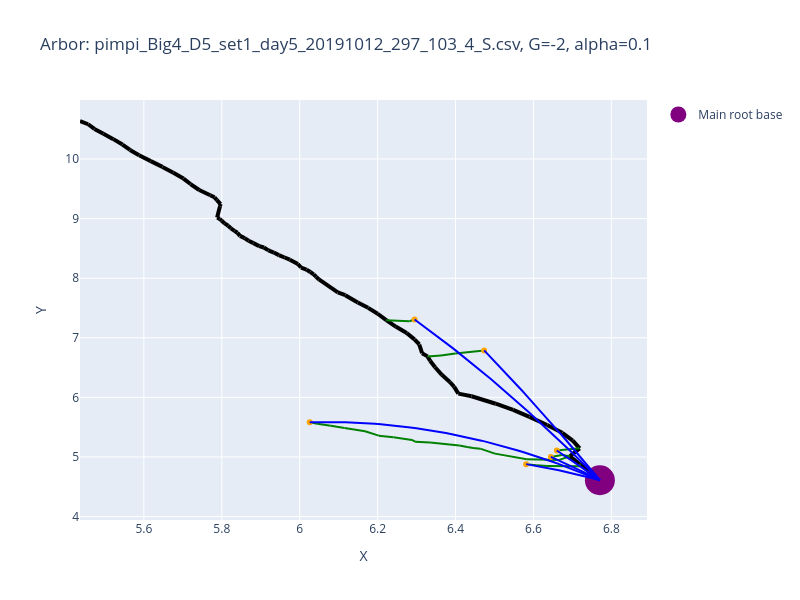

The cell this chart's notebook holds for it:
### Code cell
fname = "pimpi_Big4_D5_set1_day5_20191012_297_103_4_S.csv"
alpha = 0.1
G = -2

# Plot both observed and optimized
plot_arbors(fname, G, alpha)

# Optionally, only observed
# plot_arbors(fname, alpha, G, show_optimized=False)

### Figure 1 — Plotly figure (JSON) as saved in the notebook; plotly's stock layout.template omitted (floating-point values rounded to 4 significant figures)
{"data": [{"line": {"color": "black", "width": 4}, "mode": "lines", "showlegend": false, "type": "scatter", "x": [6.77, 6.718], "y": [4.61, 4.882]}, {"line": {"color": "black", "width": 4}, "mode": "lines", "showlegend": false, "type": "scatter", "x": [6.718, 6.693], "y": [4.882, 5.013]}, {"line": {"color": "black", "width": 4}, "mode": "lines", "showlegend": false, "type": "scatter", "x": [6.693, 6.719], "y": [5.013, 5.144]}, {"line": {"color": "black", "width": 4}, "mode": "lines", "showlegend": false, "type": "scatter", "x": [6.719, 6.701], "y": [5.144, 5.274]}, {"line": {"color": "black", "width": 4}, "mode": "lines", "showlegend": false, "type": "scatter", "x": [6.701, 6.674], "y": [5.274, 5.406]}, {"line": {"color": "black", "width": 4}, "mode": "lines", "showlegend": false, "type": "scatter", "x": [6.674, 6.635], "y": [5.406, 5.536]}, {"line": {"color": "black", "width": 4}, "mode": "lines", "showlegend": false, "type": "scatter", "x": [6.635, 6.59], "y": [5.536, 5.672]}, {"line": {"color": "black", "width": 4}, "mode": "lines", "showlegend": false, "type": "scatter", "x": [6.59, 6.548], "y": [5.672, 5.792]}, {"line": {"color": "black", "width": 4}, "mode": "lines", "showlegend": false, "type": "scatter", "x": [6.548, 6.503], "y": [5.792, 5.894]}, {"line": {"color": "black", "width": 4}, "mode": "lines", "showlegend": false, "type": "scatter", "x": [6.503, 6.441], "y": [5.894, 6.019]}, {"line": {"color": "black", "width": 4}, "mode": "lines", "showlegend": false, "type": "scatter", "x": [6.441, 6.407], "y": [6.019, 6.063]}, {"line": {"color": "black", "width": 4}, "mode": "lines", "showlegend": false, "type": "scatter", "x": [6.407, 6.396], "y": [6.063, 6.177]}, {"line": {"color": "black", "width": 4}, "mode": "lines", "showlegend": false, "type": "scatter", "x": [6.396, 6.386], "y": [6.177, 6.255]}, {"line": {"color": "black", "width": 4}, "mode": "lines", "showlegend": false, "type": "scatter", "x": [6.386, 6.365], "y": [6.255, 6.379]}, {"line": {"color": "black", "width": 4}, "mode": "lines", "showlegend": false, "type": "scatter", "x": [6.365, 6.347], "y": [6.379, 6.505]}, {"line": {"color": "black", "width": 4}, "mode": "lines", "showlegend": false, "type": "scatter", "x": [6.347, 6.335], "y": [6.505, 6.615]}, {"line": {"color": "black", "width": 4}, "mode": "lines", "showlegend": false, "type": "scatter", "x": [6.335, 6.328], "y": [6.615, 6.688]}, {"line": {"color": "black", "width": 4}, "mode": "lines", "showlegend": false, "type": "scatter", "x": [6.328, 6.314], "y": [6.688, 6.741]}, {"line": {"color": "black", "width": 4}, "mode": "lines", "showlegend": false, "type": "scatter", "x": [6.314, 6.307], "y": [6.741, 6.888]}, {"line": {"color": "black", "width": 4}, "mode": "lines", "showlegend": false, "type": "scatter", "x": [6.307, 6.294], "y": [6.888, 6.973]}, {"line": {"color": "black", "width": 4}, "mode": "lines", "showlegend": false, "type": "scatter", "x": [6.294, 6.275], "y": [6.973, 7.082]}, {"line": {"color": "black", "width": 4}, "mode": "lines", "showlegend": false, "type": "scatter", "x": [6.275, 6.246], "y": [7.082, 7.188]}, {"line": {"color": "black", "width": 4}, "mode": "lines", "showlegend": false, "type": "scatter", "x": [6.246, 6.222], "y": [7.188, 7.296]}, {"line": {"color": "black", "width": 4}, "mode": "lines", "showlegend": false, "type": "scatter", "x": [6.222, 6.2], "y": [7.296, 7.404]}, {"line": {"color": "black", "width": 4}, "mode": "lines", "showlegend": false, "type": "scatter", "x": [6.2, 6.176], "y": [7.404, 7.502]}, {"line": {"color": "black", "width": 4}, "mode": "lines", "showlegend": false, "type": "scatter", "x": [6.176, 6.149], "y": [7.502, 7.592]}, {"line": {"color": "black", "width": 4}, "mode": "lines", "showlegend": false, "type": "scatter", "x": [6.149, 6.117], "y": [7.592, 7.715]}, {"line": {"color": "black", "width": 4}, "mode": "lines", "showlegend": false, "type": "scatter", "x": [6.117, 6.098], "y": [7.715, 7.761]}, {"line": {"color": "black", "width": 4}, "mode": "lines", "showlegend": false, "type": "scatter", "x": [6.098, 6.049], "y": [7.761, 7.978]}, {"line": {"color": "black", "width": 4}, "mode": "lines", "showlegend": false, "type": "scatter", "x": [6.049, 6.042], "y": [7.978, 8.023]}, {"line": {"color": "black", "width": 4}, "mode": "lines", "showlegend": false, "type": "scatter", "x": [6.042, 6.036], "y": [8.023, 8.065]}, {"line": {"color": "black", "width": 4}, "mode": "lines", "showlegend": false, "type": "scatter", "x": [6.036, 6.027], "y": [8.065, 8.104]}, {"line": {"color": "black", "width": 4}, "mode": "lines", "showlegend": false, "type": "scatter", "x": [6.027, 6.017], "y": [8.104, 8.145]}, {"line": {"color": "black", "width": 4}, "mode": "lines", "showlegend": false, "type": "scatter", "x": [6.017, 6.003], "y": [8.145, 8.179]}, {"line": {"color": "black", "width": 4}, "mode": "lines", "showlegend": false, "type": "scatter", "x": [6.003, 5.995], "y": [8.179, 8.238]}, {"line": {"color": "black", "width": 4}, "mode": "lines", "showlegend": false, "type": "scatter", "x": [5.995, 5.975], "y": [8.238, 8.31]}, {"line": {"color": "black", "width": 4}, "mode": "lines", "showlegend": false, "type": "scatter", "x": [5.975, 5.961], "y": [8.31, 8.347]}, {"line": {"color": "black", "width": 4}, "mode": "lines", "showlegend": false, "type": "scatter", "x": [5.961, 5.946], "y": [8.347, 8.387]}, {"line": {"color": "black", "width": 4}, "mode": "lines", "showlegend": false, "type": "scatter", "x": [5.946, 5.934], "y": [8.387, 8.431]}, {"line": {"color": "black", "width": 4}, "mode": "lines", "showlegend": false, "type": "scatter", "x": [5.934, 5.92], "y": [8.431, 8.467]}, {"line": {"color": "black", "width": 4}, "mode": "lines", "showlegend": false, "type": "scatter", "x": [5.92, 5.908], "y": [8.467, 8.515]}, {"line": {"color": "black", "width": 4}, "mode": "lines", "showlegend": false, "type": "scatter", "x": [5.908, 5.896], "y": [8.515, 8.538]}, {"line": {"color": "black", "width": 4}, "mode": "lines", "showlegend": false, "type": "scatter", "x": [5.896, 5.881], "y": [8.538, 8.588]}, {"line": {"color": "black", "width": 4}, "mode": "lines", "showlegend": false, "type": "scatter", "x": [5.881, 5.869], "y": [8.588, 8.629]}, {"line": {"color": "black", "width": 4}, "mode": "lines", "showlegend": false, "type": "scatter", "x": [5.869, 5.859], "y": [8.629, 8.673]}, {"line": {"color": "black", "width": 4}, "mode": "lines", "showlegend": false, "type": "scatter", "x": [5.859, 5.847], "y": [8.673, 8.711]}, {"line": {"color": "black", "width": 4}, "mode": "lines", "showlegend": false, "type": "scatter", "x": [5.847, 5.84], "y": [8.711, 8.762]}, {"line": {"color": "black", "width": 4}, "mode": "lines", "showlegend": false, "type": "scatter", "x": [5.84, 5.833], "y": [8.762, 8.795]}, {"line": {"color": "black", "width": 4}, "mode": "lines", "showlegend": false, "type": "scatter", "x": [5.833, 5.823], "y": [8.795, 8.836]}, {"line": {"color": "black", "width": 4}, "mode": "lines", "showlegend": false, "type": "scatter", "x": [5.823, 5.816], "y": [8.836, 8.881]}, {"line": {"color": "black", "width": 4}, "mode": "lines", "showlegend": false, "type": "scatter", "x": [5.816, 5.807], "y": [8.881, 8.919]}, {"line": {"color": "black", "width": 4}, "mode": "lines", "showlegend": false, "type": "scatter", "x": [5.807, 5.8], "y": [8.919, 8.964]}, {"line": {"color": "black", "width": 4}, "mode": "lines", "showlegend": false, "type": "scatter", "x": [5.8, 5.795], "y": [8.964, 8.995]}, {"line": {"color": "black", "width": 4}, "mode": "lines", "showlegend": false, "type": "scatter", "x": [5.795, 5.788], "y": [8.995, 9.017]}, {"line": {"color": "black", "width": 4}, "mode": "lines", "showlegend": false, "type": "scatter", "x": [5.788, 5.795], "y": [9.017, 9.208]}, {"line": {"color": "black", "width": 4}, "mode": "lines", "showlegend": false, "type": "scatter", "x": [5.795, 5.797], "y": [9.208, 9.244]}, {"line": {"color": "black", "width": 4}, "mode": "lines", "showlegend": false, "type": "scatter", "x": [5.797, 5.787], "y": [9.244, 9.315]}, {"line": {"color": "black", "width": 4}, "mode": "lines", "showlegend": false, "type": "scatter", "x": [5.787, 5.781], "y": [9.315, 9.357]}, {"line": {"color": "black", "width": 4}, "mode": "lines", "showlegend": false, "type": "scatter", "x": [5.781, 5.77], "y": [9.357, 9.392]}, {"line": {"color": "black", "width": 4}, "mode": "lines", "showlegend": false, "type": "scatter", "x": [5.77, 5.742], "y": [9.392, 9.479]}, {"line": {"color": "black", "width": 4}, "mode": "lines", "showlegend": false, "type": "scatter", "x": [5.742, 5.72], "y": [9.479, 9.58]}, {"line": {"color": "black", "width": 4}, "mode": "lines", "showlegend": false, "type": "scatter", "x": [5.72, 5.702], "y": [9.58, 9.671]}, {"line": {"color": "black", "width": 4}, "mode": "lines", "showlegend": false, "type": "scatter", "x": [5.702, 5.676], "y": [9.671, 9.77]}, {"line": {"color": "black", "width": 4}, "mode": "lines", "showlegend": false, "type": "scatter", "x": [5.676, 5.648], "y": [9.77, 9.867]}, {"line": {"color": "black", "width": 4}, "mode": "lines", "showlegend": false, "type": "scatter", "x": [5.648, 5.618], "y": [9.867, 9.965]}, {"line": {"color": "black", "width": 4}, "mode": "lines", "showlegend": false, "type": "scatter", "x": [5.618, 5.588], "y": [9.965, 10.06]}, {"line": {"color": "black", "width": 4}, "mode": "lines", "showlegend": false, "type": "scatter", "x": [5.588, 5.564], "y": [10.06, 10.15]}, {"line": {"color": "black", "width": 4}, "mode": "lines", "showlegend": false, "type": "scatter", "x": [5.564, 5.545], "y": [10.15, 10.24]}, {"line": {"color": "black", "width": 4}, "mode": "lines", "showlegend": false, "type": "scatter", "x": [5.545, 5.522], "y": [10.24, 10.33]}, {"line": {"color": "black", "width": 4}, "mode": "lines", "showlegend": false, "type": "scatter", "x": [5.522, 5.496], "y": [10.33, 10.42]}, {"line": {"color": "black", "width": 4}, "mode": "lines", "showlegend": false, "type": "scatter", "x": [5.496, 5.473], "y": [10.42, 10.5]}, {"line": {"color": "black", "width": 4}, "mode": "lines", "showlegend": false, "type": "scatter", "x": [5.473, 5.457], "y": [10.5, 10.58]}, {"line": {"color": "black", "width": 4}, "mode": "lines", "showlegend": false, "type": "scatter", "x": [5.457, 5.436], "y": [10.58, 10.64]}, {"line": {"color": "green", "width": 2}, "mode": "lines", "showlegend": false, "type": "scatter", "x": [6.66, 6.717], "y": [5.109, 5.147]}, {"line": {"color": "green", "width": 2}, "mode": "lines", "showlegend": false, "type": "scatter", "x": [6.717, 6.719], "y": [5.147, 5.144]}, {"line": {"color": "green", "width": 2}, "mode": "lines", "showlegend": false, "type": "scatter", "x": [6.645, 6.673], "y": [5.001, 5.034]}, {"line": {"color": "green", "width": 2}, "mode": "lines", "showlegend": false, "type": "scatter", "x": [6.673, 6.693], "y": [5.034, 5.013]}, {"line": {"color": "green", "width": 2}, "mode": "lines", "showlegend": false, "type": "scatter", "x": [6.026, 6.045], "y": [5.581, 5.559]}, {"line": {"color": "green", "width": 2}, "mode": "lines", "showlegend": false, "type": "scatter", "x": [6.045, 6.08], "y": [5.559, 5.524]}, {"line": {"color": "green", "width": 2}, "mode": "lines", "showlegend": false, "type": "scatter", "x": [6.08, 6.115], "y": [5.524, 5.486]}, {"line": {"color": "green", "width": 2}, "mode": "lines", "showlegend": false, "type": "scatter", "x": [6.115, 6.168], "y": [5.486, 5.433]}, {"line": {"color": "green", "width": 2}, "mode": "lines", "showlegend": false, "type": "scatter", "x": [6.168, 6.203], "y": [5.433, 5.358]}, {"line": {"color": "green", "width": 2}, "mode": "lines", "showlegend": false, "type": "scatter", "x": [6.203, 6.241], "y": [5.358, 5.332]}, {"line": {"color": "green", "width": 2}, "mode": "lines", "showlegend": false, "type": "scatter", "x": [6.241, 6.288], "y": [5.332, 5.286]}, {"line": {"color": "green", "width": 2}, "mode": "lines", "showlegend": false, "type": "scatter", "x": [6.288, 6.296], "y": [5.286, 5.257]}, {"line": {"color": "green", "width": 2}, "mode": "lines", "showlegend": false, "type": "scatter", "x": [6.296, 6.335], "y": [5.257, 5.241]}, {"line": {"color": "green", "width": 2}, "mode": "lines", "showlegend": false, "type": "scatter", "x": [6.335, 6.41], "y": [5.241, 5.194]}, {"line": {"color": "green", "width": 2}, "mode": "lines", "showlegend": false, "type": "scatter", "x": [6.41, 6.43], "y": [5.194, 5.169]}, {"line": {"color": "green", "width": 2}, "mode": "lines", "showlegend": false, "type": "scatter", "x": [6.43, 6.445], "y": [5.169, 5.151]}, {"line": {"color": "green", "width": 2}, "mode": "lines", "showlegend": false, "type": "scatter", "x": [6.445, 6.463], "y": [5.151, 5.14]}, {"line": {"color": "green", "width": 2}, "mode": "lines", "showlegend": false, "type": "scatter", "x": [6.463, 6.501], "y": [5.14, 5.056]}, {"line": {"color": "green", "width": 2}, "mode": "lines", "showlegend": false, "type": "scatter", "x": [6.501, 6.583], "y": [5.056, 4.963]}, {"line": {"color": "green", "width": 2}, "mode": "lines", "showlegend": false, "type": "scatter", "x": [6.583, 6.667], "y": [4.963, 4.951]}, {"line": {"color": "green", "width": 2}, "mode": "lines", "showlegend": false, "type": "scatter", "x": [6.667, 6.693], "y": [4.951, 5.013]}, {"line": {"color": "green", "width": 2}, "mode": "lines", "showlegend": false, "type": "scatter", "x": [6.581, 6.608], "y": [4.88, 4.86]}, {"line": {"color": "green", "width": 2}, "mode": "lines", "showlegend": false, "type": "scatter", "x": [6.608, 6.634], "y": [4.86, 4.851]}, {"line": {"color": "green", "width": 2}, "mode": "lines", "showlegend": false, "type": "scatter", "x": [6.634, 6.72], "y": [4.851, 4.845]}, {"line": {"color": "green", "width": 2}, "mode": "lines", "showlegend": false, "type": "scatter", "x": [6.72, 6.718], "y": [4.845, 4.882]}, {"line": {"color": "green", "width": 2}, "mode": "lines", "showlegend": false, "type": "scatter", "x": [6.295, 6.282], "y": [7.307, 7.278]}, {"line": {"color": "green", "width": 2}, "mode": "lines", "showlegend": false, "type": "scatter", "x": [6.282, 6.222], "y": [7.278, 7.296]}, {"line": {"color": "green", "width": 2}, "mode": "lines", "showlegend": false, "type": "scatter", "x": [6.473, 6.399], "y": [6.788, 6.737]}, {"line": {"color": "green", "width": 2}, "mode": "lines", "showlegend": false, "type": "scatter", "x": [6.399, 6.363], "y": [6.737, 6.701]}, {"line": {"color": "green", "width": 2}, "mode": "lines", "showlegend": false, "type": "scatter", "x": [6.363, 6.328], "y": [6.701, 6.688]}, {"marker": {"color": "orange"}, "mode": "markers", "showlegend": false, "type": "scatter", "x": [6.66], "y": [5.109]}, {"marker": {"color": "orange"}, "mode": "markers", "showlegend": false, "type": "scatter", "x": [6.645], "y": [5.001]}, {"marker": {"color": "orange"}, "mode": "markers", "showlegend": false, "type": "scatter", "x": [6.026], "y": [5.581]}, {"marker": {"color": "orange"}, "mode": "markers", "showlegend": false, "type": "scatter", "x": [6.581], "y": [4.88]}, {"marker": {"color": "orange"}, "mode": "markers", "showlegend": false, "type": "scatter", "x": [6.295], "y": [7.307]}, {"marker": {"color": "orange"}, "mode": "markers", "showlegend": false, "type": "scatter", "x": [6.473], "y": [6.788]}, {"marker": {"color": "purple", "size": 30}, "mode": "markers", "name": "Main root base", "type": "scatter", "x": [6.77], "y": [4.61]}, {"line": {"color": "blue"}, "mode": "lines", "showlegend": false, "type": "scatter", "x": [6.66, 6.662, 6.664, 6.667, 6.669, 6.671, 6.673, 6.676, 6.678, 6.68, 6.682, 6.685, 6.687, 6.689, 6.691, 6.694, 6.696, 6.698, 6.701, 6.703, 6.705, 6.707, 6.71, 6.712, 6.714, 6.716, 6.719, 6.721, 6.723, 6.725, 6.728, 6.73, 6.732, 6.734, 6.737, 6.739, 6.741, 6.743, 6.746, 6.748, 6.75, 6.752, 6.755, 6.757, 6.759, 6.761, 6.764, 6.766, 6.768, 6.77], "y": [5.109, 5.1, 5.09, 5.08, 5.07, 5.061, 5.051, 5.041, 5.031, 5.021, 5.011, 5.001, 4.992, 4.982, 4.972, 4.962, 4.952, 4.942, 4.932, 4.921, 4.911, 4.901, 4.891, 4.881, 4.871, 4.861, 4.85, 4.84, 4.83, 4.82, 4.809, 4.799, 4.789, 4.778, 4.768, 4.758, 4.747, 4.737, 4.726, 4.716, 4.705, 4.695, 4.684, 4.674, 4.663, 4.652, 4.642, 4.631, 4.62, 4.61]}, {"line": {"color": "blue"}, "mode": "lines", "showlegend": false, "type": "scatter", "x": [6.645, 6.647, 6.65, 6.652, 6.655, 6.657, 6.66, 6.663, 6.665, 6.668, 6.67, 6.673, 6.675, 6.678, 6.681, 6.683, 6.686, 6.688, 6.691, 6.693, 6.696, 6.699, 6.701, 6.704, 6.706, 6.709, 6.711, 6.714, 6.717, 6.719, 6.722, 6.724, 6.727, 6.729, 6.732, 6.735, 6.737, 6.74, 6.742, 6.745, 6.747, 6.75, 6.752, 6.755, 6.758, 6.76, 6.763, 6.765, 6.768, 6.77], "y": [5.001, 4.994, 4.986, 4.979, 4.971, 4.964, 4.956, 4.949, 4.941, 4.934, 4.926, 4.919, 4.911, 4.903, 4.896, 4.888, 4.88, 4.872, 4.865, 4.857, 4.849, 4.841, 4.833, 4.825, 4.817, 4.809, 4.801, 4.793, 4.785, 4.777, 4.769, 4.761, 4.753, 4.744, 4.736, 4.728, 4.72, 4.711, 4.703, 4.695, 4.686, 4.678, 4.67, 4.661, 4.653, 4.644, 4.636, 4.627, 4.618, 4.61]}, {"line": {"color": "blue"}, "mode": "lines", "showlegend": false, "type": "scatter", "x": [6.026, 6.041, 6.056, 6.071, 6.086, 6.102, 6.117, 6.132, 6.147, 6.162, 6.178, 6.193, 6.208, 6.223, 6.238, 6.254, 6.269, 6.284, 6.299, 6.314, 6.33, 6.345, 6.36, 6.375, 6.39, 6.406, 6.421, 6.436, 6.451, 6.466, 6.482, 6.497, 6.512, 6.527, 6.542, 6.558, 6.573, 6.588, 6.603, 6.618, 6.634, 6.649, 6.664, 6.679, 6.694, 6.71, 6.725, 6.74, 6.755, 6.77], "y": [5.581, 5.584, 5.585, 5.585, 5.585, 5.584, 5.581, 5.578, 5.574, 5.569, 5.563, 5.556, 5.548, 5.54, 5.53, 5.519, 5.508, 5.496, 5.482, 5.468, 5.453, 5.437, 5.42, 5.402, 5.383, 5.363, 5.342, 5.32, 5.298, 5.274, 5.25, 5.224, 5.198, 5.171, 5.143, 5.114, 5.084, 5.053, 5.021, 4.988, 4.955, 4.92, 4.884, 4.848, 4.811, 4.772, 4.733, 4.693, 4.652, 4.61]}, {"line": {"color": "blue"}, "mode": "lines", "showlegend": false, "type": "scatter", "x": [6.581, 6.585, 6.589, 6.593, 6.597, 6.6, 6.604, 6.608, 6.612, 6.616, 6.62, 6.624, 6.628, 6.631, 6.635, 6.639, 6.643, 6.647, 6.651, 6.655, 6.658, 6.662, 6.666, 6.67, 6.674, 6.678, 6.682, 6.685, 6.689, 6.693, 6.697, 6.701, 6.705, 6.709, 6.713, 6.716, 6.72, 6.724, 6.728, 6.732, 6.736, 6.74, 6.743, 6.747, 6.751, 6.755, 6.759, 6.763, 6.767, 6.77], "y": [4.88, 4.876, 4.872, 4.868, 4.864, 4.859, 4.855, 4.85, 4.846, 4.841, 4.837, 4.832, 4.827, 4.822, 4.818, 4.813, 4.808, 4.803, 4.798, 4.792, 4.787, 4.782, 4.777, 4.771, 4.766, 4.76, 4.755, 4.749, 4.743, 4.737, 4.732, 4.726, 4.72, 4.714, 4.708, 4.702, 4.696, 4.689, 4.683, 4.677, 4.67, 4.664, 4.657, 4.651, 4.644, 4.637, 4.63, 4.624, 4.617, 4.61]}, {"line": {"color": "blue"}, "mode": "lines", "showlegend": false, "type": "scatter", "x": [6.295, 6.305, 6.314, 6.324, 6.334, 6.343, 6.353, 6.363, 6.373, 6.382, 6.392, 6.402, 6.411, 6.421, 6.431, 6.44, 6.45, 6.46, 6.47, 6.479, 6.489, 6.499, 6.508, 6.518, 6.528, 6.538, 6.547, 6.557, 6.567, 6.576, 6.586, 6.596, 6.605, 6.615, 6.625, 6.635, 6.644, 6.654, 6.664, 6.673, 6.683, 6.693, 6.703, 6.712, 6.722, 6.732, 6.741, 6.751, 6.761, 6.77], "y": [7.307, 7.261, 7.215, 7.168, 7.121, 7.074, 7.026, 6.977, 6.929, 6.88, 6.83, 6.781, 6.73, 6.68, 6.629, 6.578, 6.526, 6.474, 6.422, 6.369, 6.316, 6.262, 6.208, 6.154, 6.099, 6.044, 5.989, 5.933, 5.877, 5.82, 5.763, 5.706, 5.648, 5.59, 5.532, 5.473, 5.414, 5.354, 5.294, 5.234, 5.173, 5.112, 5.051, 4.989, 4.927, 4.864, 4.801, 4.738, 4.674, 4.61]}, {"line": {"color": "blue"}, "mode": "lines", "showlegend": false, "type": "scatter", "x": [6.473, 6.479, 6.485, 6.492, 6.498, 6.504, 6.51, 6.516, 6.522, 6.528, 6.534, 6.54, 6.546, 6.552, 6.558, 6.564, 6.57, 6.576, 6.583, 6.589, 6.595, 6.601, 6.607, 6.613, 6.619, 6.625, 6.631, 6.637, 6.643, 6.649, 6.655, 6.661, 6.667, 6.673, 6.68, 6.686, 6.692, 6.698, 6.704, 6.71, 6.716, 6.722, 6.728, 6.734, 6.74, 6.746, 6.752, 6.758, 6.764, 6.77], "y": [6.788, 6.747, 6.706, 6.665, 6.624, 6.582, 6.54, 6.499, 6.457, 6.415, 6.372, 6.33, 6.287, 6.245, 6.202, 6.159, 6.116, 6.072, 6.029, 5.985, 5.942, 5.898, 5.854, 5.81, 5.765, 5.721, 5.676, 5.632, 5.587, 5.542, 5.496, 5.451, 5.406, 5.36, 5.314, 5.268, 5.222, 5.176, 5.13, 5.083, 5.036, 4.99, 4.943, 4.896, 4.848, 4.801, 4.753, 4.706, 4.658, 4.61]}], "layout": {"height": 600, "title": {"text": "Arbor: pimpi_Big4_D5_set1_day5_20191012_297_103_4_S.csv, G=-2, alpha=0.1"}, "width": 800, "xaxis": {"autorange": true, "range": [5.436, 6.892], "title": {"text": "X"}, "type": "linear"}, "yaxis": {"autorange": true, "range": [3.943, 10.99], "title": {"text": "Y"}, "type": "linear"}}}
